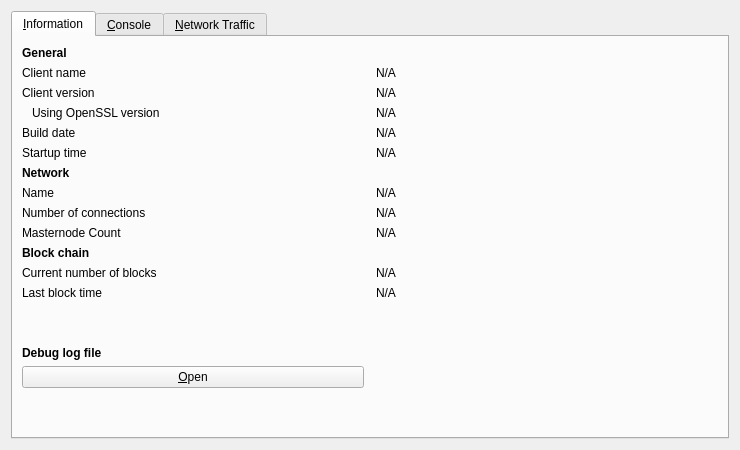
<?xml version="1.0" encoding="UTF-8"?>
<ui version="4.0">
 <class>RPCConsole</class>
 <widget class="QDialog" name="RPCConsole">
  <property name="geometry">
   <rect>
    <x>0</x>
    <y>0</y>
    <width>740</width>
    <height>450</height>
   </rect>
  </property>
  <property name="windowTitle">
   <string>Tools window</string>
  </property>
  <layout class="QVBoxLayout" name="verticalLayout_2">
   <item>
    <widget class="QTabWidget" name="tabWidget">
     <property name="currentIndex">
      <number>0</number>
     </property>
     <widget class="QWidget" name="tab_info">
      <attribute name="title">
       <string>&amp;Information</string>
      </attribute>
      <layout class="QGridLayout" name="gridLayout" columnstretch="0,0">
       <property name="horizontalSpacing">
        <number>12</number>
       </property>
       <item row="9" column="0">
        <widget class="QLabel" name="label_4">
         <property name="text">
          <string>Masternode Count</string>
         </property>
        </widget>
       </item>
       <item row="0" column="0">
        <widget class="QLabel" name="label_9">
         <property name="font">
          <font>
           <weight>75</weight>
           <bold>true</bold>
          </font>
         </property>
         <property name="text">
          <string>General</string>
         </property>
        </widget>
       </item>
       <item row="7" column="0">
        <widget class="QLabel" name="label_8">
         <property name="text">
          <string>Name</string>
         </property>
        </widget>
       </item>
       <item row="1" column="0">
        <widget class="QLabel" name="label_5">
         <property name="text">
          <string>Client name</string>
         </property>
        </widget>
       </item>
       <item row="7" column="1">
        <widget class="QLabel" name="networkName">
         <property name="cursor">
          <cursorShape>IBeamCursor</cursorShape>
         </property>
         <property name="text">
          <string>N/A</string>
         </property>
         <property name="textFormat">
          <enum>Qt::PlainText</enum>
         </property>
         <property name="textInteractionFlags">
          <set>Qt::LinksAccessibleByMouse|Qt::TextSelectableByKeyboard|Qt::TextSelectableByMouse</set>
         </property>
        </widget>
       </item>
       <item row="8" column="0">
        <widget class="QLabel" name="label_7">
         <property name="text">
          <string>Number of connections</string>
         </property>
        </widget>
       </item>
       <item row="15" column="0">
        <widget class="QPushButton" name="openDebugLogfileButton">
         <property name="toolTip">
          <string>Open the Ecash debug log file from the current data directory. This can take a few seconds for large log files.</string>
         </property>
         <property name="text">
          <string>&amp;Open</string>
         </property>
         <property name="autoDefault">
          <bool>false</bool>
         </property>
        </widget>
       </item>
       <item row="16" column="0">
        <spacer name="verticalSpacer">
         <property name="orientation">
          <enum>Qt::Vertical</enum>
         </property>
         <property name="sizeHint" stdset="0">
          <size>
           <width>20</width>
           <height>40</height>
          </size>
         </property>
        </spacer>
       </item>
       <item row="5" column="0">
        <widget class="QLabel" name="label_13">
         <property name="text">
          <string>Startup time</string>
         </property>
        </widget>
       </item>
       <item row="6" column="0">
        <widget class="QLabel" name="label_11">
         <property name="font">
          <font>
           <weight>75</weight>
           <bold>true</bold>
          </font>
         </property>
         <property name="text">
          <string>Network</string>
         </property>
        </widget>
       </item>
       <item row="11" column="1">
        <widget class="QLabel" name="numberOfBlocks">
         <property name="cursor">
          <cursorShape>IBeamCursor</cursorShape>
         </property>
         <property name="text">
          <string>N/A</string>
         </property>
         <property name="textFormat">
          <enum>Qt::PlainText</enum>
         </property>
         <property name="textInteractionFlags">
          <set>Qt::LinksAccessibleByMouse|Qt::TextSelectableByKeyboard|Qt::TextSelectableByMouse</set>
         </property>
        </widget>
       </item>
       <item row="12" column="0">
        <widget class="QLabel" name="label_2">
         <property name="text">
          <string>Last block time</string>
         </property>
        </widget>
       </item>
       <item row="14" column="0">
        <widget class="QLabel" name="labelDebugLogfile">
         <property name="font">
          <font>
           <weight>75</weight>
           <bold>true</bold>
          </font>
         </property>
         <property name="text">
          <string>Debug log file</string>
         </property>
        </widget>
       </item>
       <item row="3" column="0">
        <widget class="QLabel" name="label_14">
         <property name="text">
          <string>Using OpenSSL version</string>
         </property>
         <property name="indent">
          <number>10</number>
         </property>
        </widget>
       </item>
       <item row="4" column="0">
        <widget class="QLabel" name="label_12">
         <property name="text">
          <string>Build date</string>
         </property>
        </widget>
       </item>
       <item row="3" column="1">
        <widget class="QLabel" name="openSSLVersion">
         <property name="cursor">
          <cursorShape>IBeamCursor</cursorShape>
         </property>
         <property name="text">
          <string>N/A</string>
         </property>
         <property name="textFormat">
          <enum>Qt::PlainText</enum>
         </property>
         <property name="textInteractionFlags">
          <set>Qt::LinksAccessibleByMouse|Qt::TextSelectableByKeyboard|Qt::TextSelectableByMouse</set>
         </property>
        </widget>
       </item>
       <item row="11" column="0">
        <widget class="QLabel" name="label_3">
         <property name="text">
          <string>Current number of blocks</string>
         </property>
        </widget>
       </item>
       <item row="1" column="1">
        <widget class="QLabel" name="clientName">
         <property name="cursor">
          <cursorShape>IBeamCursor</cursorShape>
         </property>
         <property name="text">
          <string>N/A</string>
         </property>
         <property name="textFormat">
          <enum>Qt::PlainText</enum>
         </property>
         <property name="textInteractionFlags">
          <set>Qt::LinksAccessibleByMouse|Qt::TextSelectableByKeyboard|Qt::TextSelectableByMouse</set>
         </property>
        </widget>
       </item>
       <item row="2" column="1">
        <widget class="QLabel" name="clientVersion">
         <property name="cursor">
          <cursorShape>IBeamCursor</cursorShape>
         </property>
         <property name="text">
          <string>N/A</string>
         </property>
         <property name="textFormat">
          <enum>Qt::PlainText</enum>
         </property>
         <property name="textInteractionFlags">
          <set>Qt::LinksAccessibleByMouse|Qt::TextSelectableByKeyboard|Qt::TextSelectableByMouse</set>
         </property>
        </widget>
       </item>
       <item row="12" column="1">
        <widget class="QLabel" name="lastBlockTime">
         <property name="cursor">
          <cursorShape>IBeamCursor</cursorShape>
         </property>
         <property name="text">
          <string>N/A</string>
         </property>
         <property name="textFormat">
          <enum>Qt::PlainText</enum>
         </property>
         <property name="textInteractionFlags">
          <set>Qt::LinksAccessibleByMouse|Qt::TextSelectableByKeyboard|Qt::TextSelectableByMouse</set>
         </property>
        </widget>
       </item>
       <item row="13" column="0">
        <spacer name="verticalSpacer_2">
         <property name="orientation">
          <enum>Qt::Vertical</enum>
         </property>
         <property name="sizeHint" stdset="0">
          <size>
           <width>20</width>
           <height>20</height>
          </size>
         </property>
        </spacer>
       </item>
       <item row="8" column="1">
        <widget class="QLabel" name="numberOfConnections">
         <property name="cursor">
          <cursorShape>IBeamCursor</cursorShape>
         </property>
         <property name="text">
          <string>N/A</string>
         </property>
         <property name="textFormat">
          <enum>Qt::PlainText</enum>
         </property>
         <property name="textInteractionFlags">
          <set>Qt::LinksAccessibleByMouse|Qt::TextSelectableByKeyboard|Qt::TextSelectableByMouse</set>
         </property>
        </widget>
       </item>
       <item row="4" column="1">
        <widget class="QLabel" name="buildDate">
         <property name="cursor">
          <cursorShape>IBeamCursor</cursorShape>
         </property>
         <property name="text">
          <string>N/A</string>
         </property>
         <property name="textFormat">
          <enum>Qt::PlainText</enum>
         </property>
         <property name="textInteractionFlags">
          <set>Qt::LinksAccessibleByMouse|Qt::TextSelectableByKeyboard|Qt::TextSelectableByMouse</set>
         </property>
        </widget>
       </item>
       <item row="2" column="0">
        <widget class="QLabel" name="label_6">
         <property name="text">
          <string>Client version</string>
         </property>
        </widget>
       </item>
       <item row="5" column="1">
        <widget class="QLabel" name="startupTime">
         <property name="cursor">
          <cursorShape>IBeamCursor</cursorShape>
         </property>
         <property name="text">
          <string>N/A</string>
         </property>
         <property name="textFormat">
          <enum>Qt::PlainText</enum>
         </property>
         <property name="textInteractionFlags">
          <set>Qt::LinksAccessibleByMouse|Qt::TextSelectableByKeyboard|Qt::TextSelectableByMouse</set>
         </property>
        </widget>
       </item>
       <item row="10" column="0">
        <widget class="QLabel" name="label_10">
         <property name="font">
          <font>
           <weight>75</weight>
           <bold>true</bold>
          </font>
         </property>
         <property name="text">
          <string>Block chain</string>
         </property>
        </widget>
       </item>
       <item row="9" column="1">
        <widget class="QLabel" name="masternodeCount">
         <property name="text">
          <string>N/A</string>
         </property>
        </widget>
       </item>
      </layout>
     </widget>
     <widget class="QWidget" name="tab_console">
      <attribute name="title">
       <string>&amp;Console</string>
      </attribute>
      <layout class="QVBoxLayout" name="verticalLayout_3">
       <property name="spacing">
        <number>3</number>
       </property>
       <item>
        <widget class="QTextEdit" name="messagesWidget">
         <property name="minimumSize">
          <size>
           <width>0</width>
           <height>100</height>
          </size>
         </property>
         <property name="readOnly">
          <bool>true</bool>
         </property>
         <property name="tabKeyNavigation" stdset="0">
          <bool>false</bool>
         </property>
         <property name="columnCount" stdset="0">
          <number>2</number>
         </property>
        </widget>
       </item>
       <item>
        <layout class="QHBoxLayout" name="horizontalLayout">
         <property name="spacing">
          <number>3</number>
         </property>
         <item>
          <widget class="QLabel" name="label">
           <property name="text">
            <string notr="true">&gt;</string>
           </property>
          </widget>
         </item>
         <item>
          <widget class="QLineEdit" name="lineEdit"/>
         </item>
         <item>
          <widget class="QPushButton" name="clearButton">
           <property name="maximumSize">
            <size>
             <width>24</width>
             <height>24</height>
            </size>
           </property>
           <property name="toolTip">
            <string>Clear console</string>
           </property>
           <property name="text">
            <string/>
           </property>
           <property name="icon">
            <iconset resource="../bitcoin.qrc">
             <normaloff>:/icons/remove</normaloff>:/icons/remove</iconset>
           </property>
           <property name="shortcut">
            <string notr="true">Ctrl+L</string>
           </property>
           <property name="autoDefault">
            <bool>false</bool>
           </property>
          </widget>
         </item>
        </layout>
       </item>
      </layout>
     </widget>
     <widget class="QWidget" name="tab">
      <attribute name="title">
       <string>&amp;Network Traffic</string>
      </attribute>
      <layout class="QHBoxLayout" name="horizontalLayout_3">
       <item>
        <layout class="QVBoxLayout" name="verticalLayout_4">
         <item>
          <widget class="TrafficGraphWidget" name="trafficGraph" native="true">
           <property name="sizePolicy">
            <sizepolicy hsizetype="Expanding" vsizetype="Expanding">
             <horstretch>0</horstretch>
             <verstretch>0</verstretch>
            </sizepolicy>
           </property>
          </widget>
         </item>
         <item>
          <layout class="QHBoxLayout" name="horizontalLayout_2">
           <item>
            <widget class="QSlider" name="sldGraphRange">
             <property name="minimum">
              <number>1</number>
             </property>
             <property name="maximum">
              <number>288</number>
             </property>
             <property name="pageStep">
              <number>12</number>
             </property>
             <property name="value">
              <number>6</number>
             </property>
             <property name="orientation">
              <enum>Qt::Horizontal</enum>
             </property>
            </widget>
           </item>
           <item>
            <widget class="QLabel" name="lblGraphRange">
             <property name="minimumSize">
              <size>
               <width>100</width>
               <height>0</height>
              </size>
             </property>
             <property name="alignment">
              <set>Qt::AlignCenter</set>
             </property>
            </widget>
           </item>
           <item>
            <widget class="QPushButton" name="btnClearTrafficGraph">
             <property name="text">
              <string>&amp;Clear</string>
             </property>
            </widget>
           </item>
          </layout>
         </item>
        </layout>
       </item>
       <item>
        <layout class="QVBoxLayout" name="verticalLayout">
         <item>
          <widget class="QGroupBox" name="groupBox">
           <property name="title">
            <string>Totals</string>
           </property>
           <layout class="QVBoxLayout" name="verticalLayout_5">
            <item>
             <layout class="QHBoxLayout" name="horizontalLayout_4">
              <item>
               <widget class="Line" name="line">
                <property name="sizePolicy">
                 <sizepolicy hsizetype="Fixed" vsizetype="Fixed">
                  <horstretch>0</horstretch>
                  <verstretch>0</verstretch>
                 </sizepolicy>
                </property>
                <property name="minimumSize">
                 <size>
                  <width>10</width>
                  <height>0</height>
                 </size>
                </property>
                <property name="palette">
                 <palette>
                  <active>
                   <colorrole role="Light">
                    <brush brushstyle="SolidPattern">
                     <color alpha="255">
                      <red>0</red>
                      <green>255</green>
                      <blue>0</blue>
                     </color>
                    </brush>
                   </colorrole>
                  </active>
                  <inactive>
                   <colorrole role="Light">
                    <brush brushstyle="SolidPattern">
                     <color alpha="255">
                      <red>0</red>
                      <green>255</green>
                      <blue>0</blue>
                     </color>
                    </brush>
                   </colorrole>
                  </inactive>
                  <disabled>
                   <colorrole role="Light">
                    <brush brushstyle="SolidPattern">
                     <color alpha="255">
                      <red>0</red>
                      <green>255</green>
                      <blue>0</blue>
                     </color>
                    </brush>
                   </colorrole>
                  </disabled>
                 </palette>
                </property>
                <property name="orientation">
                 <enum>Qt::Horizontal</enum>
                </property>
               </widget>
              </item>
              <item>
               <widget class="QLabel" name="label_16">
                <property name="text">
                 <string>In:</string>
                </property>
               </widget>
              </item>
              <item>
               <widget class="QLabel" name="lblBytesIn">
                <property name="minimumSize">
                 <size>
                  <width>50</width>
                  <height>0</height>
                 </size>
                </property>
                <property name="alignment">
                 <set>Qt::AlignRight|Qt::AlignTrailing|Qt::AlignVCenter</set>
                </property>
               </widget>
              </item>
             </layout>
            </item>
            <item>
             <layout class="QHBoxLayout" name="horizontalLayout_5">
              <item>
               <widget class="Line" name="line_2">
                <property name="sizePolicy">
                 <sizepolicy hsizetype="Fixed" vsizetype="Fixed">
                  <horstretch>0</horstretch>
                  <verstretch>0</verstretch>
                 </sizepolicy>
                </property>
                <property name="minimumSize">
                 <size>
                  <width>10</width>
                  <height>0</height>
                 </size>
                </property>
                <property name="palette">
                 <palette>
                  <active>
                   <colorrole role="Light">
                    <brush brushstyle="SolidPattern">
                     <color alpha="255">
                      <red>255</red>
                      <green>0</green>
                      <blue>0</blue>
                     </color>
                    </brush>
                   </colorrole>
                  </active>
                  <inactive>
                   <colorrole role="Light">
                    <brush brushstyle="SolidPattern">
                     <color alpha="255">
                      <red>255</red>
                      <green>0</green>
                      <blue>0</blue>
                     </color>
                    </brush>
                   </colorrole>
                  </inactive>
                  <disabled>
                   <colorrole role="Light">
                    <brush brushstyle="SolidPattern">
                     <color alpha="255">
                      <red>255</red>
                      <green>0</green>
                      <blue>0</blue>
                     </color>
                    </brush>
                   </colorrole>
                  </disabled>
                 </palette>
                </property>
                <property name="orientation">
                 <enum>Qt::Horizontal</enum>
                </property>
               </widget>
              </item>
              <item>
               <widget class="QLabel" name="label_17">
                <property name="text">
                 <string>Out:</string>
                </property>
               </widget>
              </item>
              <item>
               <widget class="QLabel" name="lblBytesOut">
                <property name="minimumSize">
                 <size>
                  <width>50</width>
                  <height>0</height>
                 </size>
                </property>
                <property name="alignment">
                 <set>Qt::AlignRight|Qt::AlignTrailing|Qt::AlignVCenter</set>
                </property>
               </widget>
              </item>
             </layout>
            </item>
            <item>
             <spacer name="verticalSpacer_4">
              <property name="orientation">
               <enum>Qt::Vertical</enum>
              </property>
              <property name="sizeHint" stdset="0">
               <size>
                <width>20</width>
                <height>407</height>
               </size>
              </property>
             </spacer>
            </item>
           </layout>
          </widget>
         </item>
        </layout>
       </item>
      </layout>
     </widget>
    </widget>
   </item>
  </layout>
 </widget>
 <customwidgets>
  <customwidget>
   <class>TrafficGraphWidget</class>
   <extends>QWidget</extends>
   <header>trafficgraphwidget.h</header>
   <container>1</container>
   <slots>
    <slot>clear()</slot>
   </slots>
  </customwidget>
 </customwidgets>
 <resources>
  <include location="../bitcoin.qrc"/>
 </resources>
 <connections/>
</ui>
